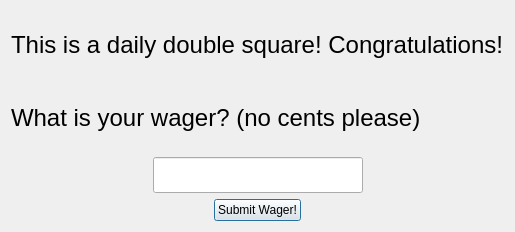
<?xml version="1.0" encoding="UTF-8"?>
<ui version="4.0">
 <class>DailyDoublePopup</class>
 <widget class="QDialog" name="DailyDoublePopup">
  <property name="geometry">
   <rect>
    <x>0</x>
    <y>0</y>
    <width>419</width>
    <height>232</height>
   </rect>
  </property>
  <property name="windowTitle">
   <string>Dialog</string>
  </property>
  <layout class="QVBoxLayout" name="verticalLayout">
   <item>
    <widget class="QLabel" name="label">
     <property name="font">
      <font>
       <pointsize>18</pointsize>
      </font>
     </property>
     <property name="text">
      <string>This is a daily double square! Congratulations!</string>
     </property>
    </widget>
   </item>
   <item>
    <widget class="QLabel" name="label_2">
     <property name="font">
      <font>
       <pointsize>18</pointsize>
      </font>
     </property>
     <property name="text">
      <string>What is your wager? (no cents please)</string>
     </property>
    </widget>
   </item>
   <item>
    <layout class="QHBoxLayout" name="horizontalLayout">
     <item>
      <spacer name="horizontalSpacer">
       <property name="orientation">
        <enum>Qt::Horizontal</enum>
       </property>
       <property name="sizeHint" stdset="0">
        <size>
         <width>40</width>
         <height>20</height>
        </size>
       </property>
      </spacer>
     </item>
     <item>
      <widget class="QLineEdit" name="wagerAmount">
       <property name="font">
        <font>
         <pointsize>18</pointsize>
        </font>
       </property>
      </widget>
     </item>
     <item>
      <spacer name="horizontalSpacer_2">
       <property name="orientation">
        <enum>Qt::Horizontal</enum>
       </property>
       <property name="sizeHint" stdset="0">
        <size>
         <width>40</width>
         <height>20</height>
        </size>
       </property>
      </spacer>
     </item>
    </layout>
   </item>
   <item>
    <layout class="QHBoxLayout" name="horizontalLayout_2">
     <item>
      <spacer name="horizontalSpacer_3">
       <property name="orientation">
        <enum>Qt::Horizontal</enum>
       </property>
       <property name="sizeHint" stdset="0">
        <size>
         <width>40</width>
         <height>20</height>
        </size>
       </property>
      </spacer>
     </item>
     <item>
      <widget class="QPushButton" name="submitWagerButton">
       <property name="text">
        <string>Submit Wager!</string>
       </property>
      </widget>
     </item>
     <item>
      <spacer name="horizontalSpacer_4">
       <property name="orientation">
        <enum>Qt::Horizontal</enum>
       </property>
       <property name="sizeHint" stdset="0">
        <size>
         <width>40</width>
         <height>20</height>
        </size>
       </property>
      </spacer>
     </item>
    </layout>
   </item>
  </layout>
 </widget>
 <resources/>
 <connections>
  <connection>
   <sender>submitWagerButton</sender>
   <signal>clicked()</signal>
   <receiver>DailyDoublePopup</receiver>
   <slot>close()</slot>
   <hints>
    <hint type="sourcelabel">
     <x>229</x>
     <y>194</y>
    </hint>
    <hint type="destinationlabel">
     <x>301</x>
     <y>204</y>
    </hint>
   </hints>
  </connection>
 </connections>
</ui>
